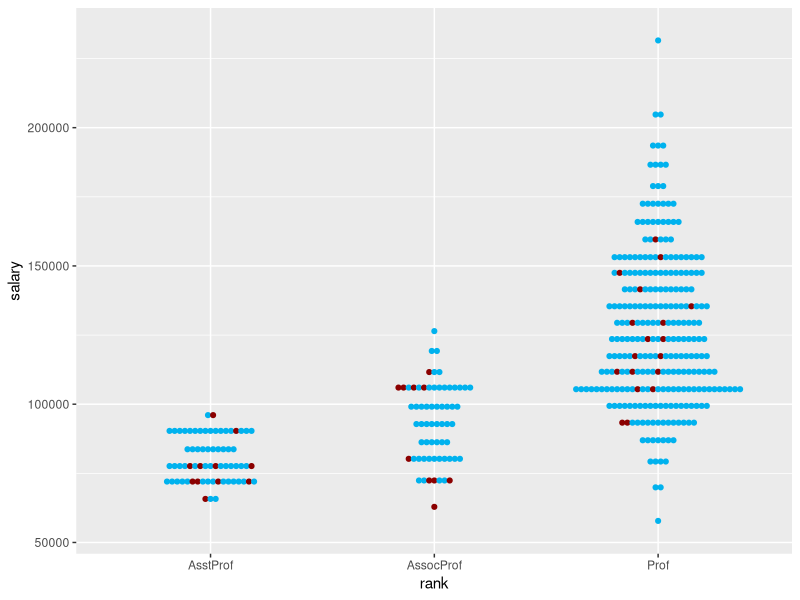

The R script that drew this image:
## STEP 1: PICK COLORS TO USE
color1 <- 'deepskyblue2'
color2 <- 'darkred'
## STEP 2: CREATE A VECTOR OF COLORS
library(car)
color_fill <- ifelse(Salaries$sex == 'Male',color1,color2)
color_fill <- color_fill[with(Salaries,order(rank,salary))]
## STEP 3: FIT color_fill TO THE fill PARAMETER
library(ggplot2)
dot1 <- ggplot(Salaries, aes( x = rank, y = salary))
dot1 + geom_dotplot(binaxis = 'y', dotsize = .32, 
                    stackdir = 'center', colour = color_fill, 
                    fill = color_fill)